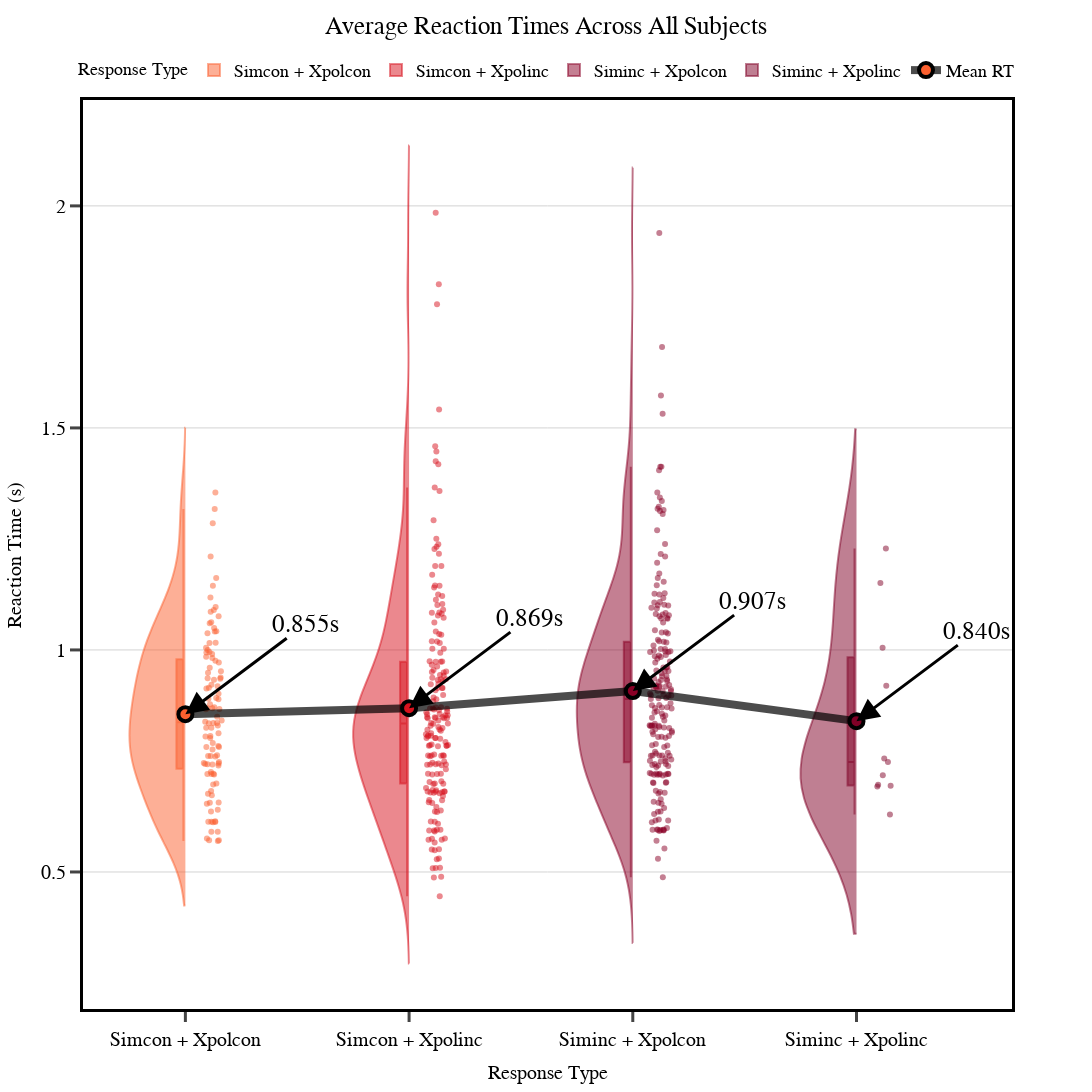

Notebook cell for this chart:
### Code cell
# Create an empty list to store all data frames
all_data = []

# Define types and their colors
types = ['Simcon + Xpolcon', 'Simcon + Xpolinc', 'Siminc + Xpolcon', 'Siminc + Xpolinc']

# Generate a colormap
cmap = plt.get_cmap('YlOrRd')  # You can choose a different colormap if you prefer
col_factor = 50
col_icept = 150
# Create the colors dictionary
type_colors = {name: f'rgba({int(cmap(i*col_factor + col_icept)[0]*255)}, {int(cmap(i*col_factor + col_icept)[1]*255)}, {int(cmap(i*col_factor + col_icept)[2]*255)}, 0.5)' 
          for i, name in enumerate(types)}

# Loop through all subjects (using the same structure as your original code)
for sub_name in all_sub_names:
# for sub_name in ["eva"]:
    sub = get_data(subject=f"sub-{sub_name}", task="ball_hue")
    
    simc_xpolc = get_rt(df=sub, sim_con=True, expol_con=True, return_df=True)["rt"]
    simc_xpoli = get_rt(df=sub, sim_con=True, expol_con=False, return_df=True)["rt"]
    simi_xpolc = get_rt(df=sub, sim_con=False, expol_con=True, return_df=True)["rt"]
    simi_xpoli = get_rt(df=sub, sim_con=False, expol_con=False, return_df=True)["rt"]
    
    # Create DataFrames without subject column - we'll aggregate across all subjects
    simc_xpolc_df = pd.DataFrame({
        'Reaction Time': simc_xpolc,
        'Type': 'Simcon + Xpolcon'
    })
    
    simc_xpoli_df = pd.DataFrame({
        'Reaction Time': simc_xpoli,
        'Type': 'Simcon + Xpolinc'
    })
    
    simi_xpolc_df = pd.DataFrame({
        'Reaction Time': simi_xpolc,
        'Type': 'Siminc + Xpolcon'
    })
    
    simi_xpoli_df = pd.DataFrame({
        'Reaction Time': simi_xpoli,
        'Type': 'Siminc + Xpolinc'
    })
    
    # Append all DataFrames to our list
    all_data.extend([simc_xpolc_df, simc_xpoli_df, simi_xpolc_df, simi_xpoli_df])

# Combine all the data into a single DataFrame
combined_data = pd.concat(all_data, ignore_index=True)

# Calculate mean reaction time for each type
type_means = combined_data.groupby('Type')['Reaction Time'].mean().to_dict()

# Create the plot
fig = go.Figure()

# Add violin plots for each type
for i, type_name in enumerate(types):
    subset = combined_data[combined_data['Type'] == type_name]
    
    fig.add_trace(go.Violin(
        x=[type_name] * len(subset),  # Use type name directly as x value
        y=subset['Reaction Time'],
        name=type_name,
        legendgroup=type_name,
        showlegend=True,
        box_visible=True,
        meanline_visible=True,
        points='all',
        jitter=0.2,
        pointpos=0.5,
        line_color=type_colors[type_name],
        side='negative',
        width=.5,
        spanmode='soft'
    ))

# Connect the means with a line
fig.add_trace(go.Scatter(
    x=types,
    y=[type_means[t] for t in types],
    mode='lines+markers',
    line=dict(color='rgba(0, 0, 0, 0.7)', width=8),
    marker=dict(
        size=14,  # Increased marker size
        color=[type_colors[t].replace('0.5', '1') for t in types],
        line=dict(color='black', width=4)
    ),
    name='Mean RT',
    hovertemplate='Mean: %{y:.3f}s<extra></extra>'
))

# Define a common font style for consistent text appearance
font_style = dict(
    family="Arial, sans-serif",
    size=20,  # Larger font size
    color="black"
)

# Update layout with enhanced text styling
fig.update_layout(
    title=dict(
        text="Average Reaction Times Across All Subjects\n\n",
        font=dict(size=25, family="Arial, sans-serif", color="black"),
        x=0.5,
        y=.985
    ),
    yaxis=dict(
        title=dict(
            text="Reaction Time (s)",
            font=font_style
        ),
        tickfont=font_style,
        tickwidth=2,
        showline=True,
        linewidth=3,
        linecolor='black'
    ),
    xaxis=dict(
        title=dict(
            text="Response Type",
            font=font_style
        ),
        tickmode='array',
        tickvals=types,
        tickfont=font_style,
        tickwidth=2,
        showline=True,
        linewidth=3,
        linecolor='black'
    ),
    legend=dict(
        orientation="h",
        yanchor="bottom",
        y=1.01,
        xanchor="center",
        x=0.5,
        font=dict(size=18, family="Arial, sans-serif"),
        borderwidth=2,
        bordercolor="White",
        title=dict(
            text="Response Type",
            font=dict(size=18, family="Arial, sans-serif")
        )
    ),
    violinmode='overlay',
    # height=1200,
    # width=1200,
    height=1200,
    width=1200,
    font=font_style,  # Default font for all other text elements
    plot_bgcolor='white',
    paper_bgcolor='white'
)

# Add annotations for the mean values
for i, type_name in enumerate(types):
    fig.add_annotation(
        x=type_name,
        y=type_means[type_name],
        text=f"{type_means[type_name]:.3f}s",
        showarrow=True,
        arrowhead=2,
        arrowsize=1.5,  # Slightly larger arrowhead
        arrowwidth=3,    # Thicker arrow
        arrowcolor='black',
        ax=120,
        ay=-90,
        font=dict(size=25, color='black', family="Arial, sans-serif")
    )

# Make the axis lines thicker
fig.update_xaxes(mirror=True, ticks='outside', tickwidth=3, ticklen=10, showgrid=False)
fig.update_yaxes(mirror=True, ticks='outside', tickwidth=3, ticklen=10, showgrid=True, gridwidth=1, gridcolor='lightgray')

fig.show()

### Figure 1 — Plotly figure (JSON) as saved in the notebook; plotly's stock layout.template omitted (floating-point values rounded to 4 significant figures; data arrays with more than 128 entries replaced by an {"elided": "..."} marker saying what was removed)
{"data": [{"box": {"visible": true}, "jitter": 0.2, "legendgroup": "Simcon + Xpolcon", "line": {"color": "rgba(252, 96, 47, 0.5)"}, "meanline": {"visible": true}, "name": "Simcon + Xpolcon", "pointpos": 0.5, "points": "all", "showlegend": true, "side": "negative", "spanmode": "soft", "type": "violin", "width": 0.5, "x": ["Simcon + Xpolcon", "Simcon + Xpolcon", "Simcon + Xpolcon", "Simcon + Xpolcon", "Simcon + Xpolcon", "Simcon + Xpolcon", "Simcon + Xpolcon", "Simcon + Xpolcon", "Simcon + Xpolcon", "Simcon + Xpolcon", "Simcon + Xpolcon", "Simcon + Xpolcon", "Simcon + Xpolcon", "Simcon + Xpolcon", "Simcon + Xpolcon", "Simcon + Xpolcon", "Simcon + Xpolcon", "Simcon + Xpolcon", "Simcon + Xpolcon", "Simcon + Xpolcon", "Simcon + Xpolcon", "Simcon + Xpolcon", "Simcon + Xpolcon", "Simcon + Xpolcon", "Simcon + Xpolcon", "Simcon + Xpolcon", "Simcon + Xpolcon", "Simcon + Xpolcon", "Simcon + Xpolcon", "Simcon + Xpolcon", "Simcon + Xpolcon", "Simcon + Xpolcon", "Simcon + Xpolcon", "Simcon + Xpolcon", "Simcon + Xpolcon", "Simcon + Xpolcon", "Simcon + Xpolcon", "Simcon + Xpolcon", "Simcon + Xpolcon", "Simcon + Xpolcon", "Simcon + Xpolcon", "Simcon + Xpolcon", "Simcon + Xpolcon", "Simcon + Xpolcon", "Simcon + Xpolcon", "Simcon + Xpolcon", "Simcon + Xpolcon", "Simcon + Xpolcon", "Simcon + Xpolcon", "Simcon + Xpolcon", "Simcon + Xpolcon", "Simcon + Xpolcon", "Simcon + Xpolcon", "Simcon + Xpolcon", "Simcon + Xpolcon", "Simcon + Xpolcon", "Simcon + Xpolcon", "Simcon + Xpolcon", "Simcon + Xpolcon", "Simcon + Xpolcon", "Simcon + Xpolcon", "Simcon + Xpolcon", "Simcon + Xpolcon", "Simcon + Xpolcon", "Simcon + Xpolcon", "Simcon + Xpolcon", "Simcon + Xpolcon", "Simcon + Xpolcon", "Simcon + Xpolcon", "Simcon + Xpolcon", "Simcon + Xpolcon", "Simcon + Xpolcon", "Simcon + Xpolcon", "Simcon + Xpolcon", "Simcon + Xpolcon", "Simcon + Xpolcon", "Simcon + Xpolcon", "Simcon + Xpolcon", "Simcon + Xpolcon", "Simcon + Xpolcon", "Simcon + Xpolcon", "Simcon + Xpolcon", "Simcon + Xpolcon", "Simcon + Xpolcon", "Simcon + Xpolcon", "Simcon + Xpolcon", "Simcon + Xpolcon", "Simcon + Xpolcon", "Simcon + Xpolcon", "Simcon + Xpolcon", "Simcon + Xpolcon", "Simcon + Xpolcon", "Simcon + Xpolcon", "Simcon + Xpolcon", "Simcon + Xpolcon", "Simcon + Xpolcon", "Simcon + Xpolcon", "Simcon + Xpolcon", "Simcon + Xpolcon", "Simcon + Xpolcon", "Simcon + Xpolcon", "Simcon + Xpolcon", "Simcon + Xpolcon", "Simcon + Xpolcon", "Simcon + Xpolcon", "Simcon + Xpolcon", "Simcon + Xpolcon", "Simcon + Xpolcon", "Simcon + Xpolcon", "Simcon + Xpolcon", "Simcon + Xpolcon", "Simcon + Xpolcon", "Simcon + Xpolcon", "Simcon + Xpolcon", "Simcon + Xpolcon", "Simcon + Xpolcon", "Simcon + Xpolcon", "Simcon + Xpolcon", "Simcon + Xpolcon", "Simcon + Xpolcon", "Simcon + Xpolcon", "Simcon + Xpolcon", "Simcon + Xpolcon", "Simcon + Xpolcon"], "y": [0.776, 0.8495, 0.6824, null, 1.042, 0.9715, 0.9998, 0.8779, 1.05, null, 1.062, 1.355, 0.9956, null, null, 0.9907, 0.9846, 0.9131, 0.9362, 1.016, 1.097, 0.841, 0.9326, 0.8916, 0.9184, 0.8903, 0.9821, 0.806, 0.8688, 0.7398, 0.7903, 0.7811, 0.8248, 0.697, 0.7627, 0.7206, 0.7441, 0.7252, 0.6729, null, null, 1.145, null, 0.8246, 1.118, 1.21, 0.9758, null, 0.9149, 0.8892, 1.038, 1.016, 0.7421, 0.5716, 0.6132, 0.6119, 0.7428, 0.5715, 0.6142, 0.5906, 0.6759, 0.6124, 0.5905, 0.5755, 0.57, 1.285, 1.005, 0.8125, 0.9597, 1.086, null, 0.9013, 0.9381, 0.871, null, 1.09, 0.7198, null, 0.8687, 0.9489, 1.042, 0.805, 0.7475, 0.9521, 0.7613, 0.8298, 0.7611, 0.8347, null, 0.6537, 0.6559, 0.7598, null, 0.6567, 0.6992, 0.8665, 0.9943, 0.784, 0.7215, 0.636, 0.613, 0.6401, null, null, 1.162, 0.743, null, 0.8672, 1.076, null, null, 0.9213, 0.7453, 1.317, 0.8018, 0.8356, 0.8384, 0.8355, 1.06, 0.9352, 0.7815, 0.7205, null, null]}, {"box": {"visible": true}, "jitter": 0.2, "legendgroup": "Simcon + Xpolinc", "line": {"color": "rgba(216, 18, 30, 0.5)"}, "meanline": {"visible": true}, "name": "Simcon + Xpolinc", "pointpos": 0.5, "points": "all", "showlegend": true, "side": "negative", "spanmode": "soft", "type": "violin", "width": 0.5, "x": {"elided": "211 str values"}, "y": {"elided": "211 float values"}}, {"box": {"visible": true}, "jitter": 0.2, "legendgroup": "Siminc + Xpolcon", "line": {"color": "rgba(137, 0, 38, 0.5)"}, "meanline": {"visible": true}, "name": "Siminc + Xpolcon", "pointpos": 0.5, "points": "all", "showlegend": true, "side": "negative", "spanmode": "soft", "type": "violin", "width": 0.5, "x": {"elided": "231 str values"}, "y": {"elided": "231 float values"}}, {"box": {"visible": true}, "jitter": 0.2, "legendgroup": "Siminc + Xpolinc", "line": {"color": "rgba(128, 0, 38, 0.5)"}, "meanline": {"visible": true}, "name": "Siminc + Xpolinc", "pointpos": 0.5, "points": "all", "showlegend": true, "side": "negative", "spanmode": "soft", "type": "violin", "width": 0.5, "x": ["Siminc + Xpolinc", "Siminc + Xpolinc", "Siminc + Xpolinc", "Siminc + Xpolinc", "Siminc + Xpolinc", "Siminc + Xpolinc", "Siminc + Xpolinc", "Siminc + Xpolinc", "Siminc + Xpolinc", "Siminc + Xpolinc", "Siminc + Xpolinc", "Siminc + Xpolinc", "Siminc + Xpolinc", "Siminc + Xpolinc", "Siminc + Xpolinc", "Siminc + Xpolinc", "Siminc + Xpolinc", "Siminc + Xpolinc", "Siminc + Xpolinc", "Siminc + Xpolinc", "Siminc + Xpolinc", "Siminc + Xpolinc", "Siminc + Xpolinc", "Siminc + Xpolinc", "Siminc + Xpolinc", "Siminc + Xpolinc", "Siminc + Xpolinc", "Siminc + Xpolinc", "Siminc + Xpolinc", "Siminc + Xpolinc", "Siminc + Xpolinc", "Siminc + Xpolinc", "Siminc + Xpolinc", "Siminc + Xpolinc", "Siminc + Xpolinc", "Siminc + Xpolinc", "Siminc + Xpolinc", "Siminc + Xpolinc", "Siminc + Xpolinc", "Siminc + Xpolinc", "Siminc + Xpolinc", "Siminc + Xpolinc", "Siminc + Xpolinc", "Siminc + Xpolinc", "Siminc + Xpolinc", "Siminc + Xpolinc", "Siminc + Xpolinc", "Siminc + Xpolinc", "Siminc + Xpolinc", "Siminc + Xpolinc", "Siminc + Xpolinc", "Siminc + Xpolinc", "Siminc + Xpolinc", "Siminc + Xpolinc", "Siminc + Xpolinc", "Siminc + Xpolinc", "Siminc + Xpolinc", "Siminc + Xpolinc", "Siminc + Xpolinc", "Siminc + Xpolinc", "Siminc + Xpolinc", "Siminc + Xpolinc", "Siminc + Xpolinc", "Siminc + Xpolinc", "Siminc + Xpolinc", "Siminc + Xpolinc", "Siminc + Xpolinc", "Siminc + Xpolinc", "Siminc + Xpolinc", "Siminc + Xpolinc", "Siminc + Xpolinc", "Siminc + Xpolinc", "Siminc + Xpolinc", "Siminc + Xpolinc", "Siminc + Xpolinc", "Siminc + Xpolinc", "Siminc + Xpolinc", "Siminc + Xpolinc", "Siminc + Xpolinc", "Siminc + Xpolinc", "Siminc + Xpolinc", "Siminc + Xpolinc", "Siminc + Xpolinc", "Siminc + Xpolinc", "Siminc + Xpolinc", "Siminc + Xpolinc", "Siminc + Xpolinc", "Siminc + Xpolinc", "Siminc + Xpolinc", "Siminc + Xpolinc", "Siminc + Xpolinc", "Siminc + Xpolinc", "Siminc + Xpolinc", "Siminc + Xpolinc", "Siminc + Xpolinc", "Siminc + Xpolinc", "Siminc + Xpolinc", "Siminc + Xpolinc", "Siminc + Xpolinc", "Siminc + Xpolinc", "Siminc + Xpolinc", "Siminc + Xpolinc", "Siminc + Xpolinc", "Siminc + Xpolinc", "Siminc + Xpolinc", "Siminc + Xpolinc", "Siminc + Xpolinc"], "y": [null, null, null, null, null, null, null, null, null, 0.7474, null, null, null, null, 1.229, null, null, null, null, null, null, null, null, null, 1.151, null, null, null, 0.9191, null, null, null, null, null, null, null, null, null, null, null, null, null, null, null, null, null, null, null, null, null, null, null, null, null, null, null, null, null, null, null, null, null, null, null, null, null, null, null, null, null, null, null, null, null, null, null, null, 0.6924, null, null, null, 0.6963, 0.7179, 0.694, 0.7554, 0.6297, null, null, 1.005, null, null, null, null, null, null, null, null, null, null, null, null, null, null, null, null, null, null]}, {"hovertemplate": "Mean: %{y:.3f}s<extra></extra>", "line": {"color": "rgba(0, 0, 0, 0.7)", "width": 8}, "marker": {"color": ["rgba(252, 96, 47, 1)", "rgba(216, 18, 30, 1)", "rgba(137, 0, 38, 1)", "rgba(128, 0, 38, 1)"], "line": {"color": "black", "width": 4}, "size": 14}, "mode": "lines+markers", "name": "Mean RT", "type": "scatter", "x": ["Simcon + Xpolcon", "Simcon + Xpolinc", "Siminc + Xpolcon", "Siminc + Xpolinc"], "y": [0.8552, 0.8689, 0.9074, 0.8396]}], "layout": {"annotations": [{"arrowcolor": "black", "arrowhead": 2, "arrowsize": 1.5, "arrowwidth": 3, "ax": 120, "ay": -90, "font": {"color": "black", "family": "Arial, sans-serif", "size": 25}, "showarrow": true, "text": "0.855s", "x": "Simcon + Xpolcon", "y": 0.8552}, {"arrowcolor": "black", "arrowhead": 2, "arrowsize": 1.5, "arrowwidth": 3, "ax": 120, "ay": -90, "font": {"color": "black", "family": "Arial, sans-serif", "size": 25}, "showarrow": true, "text": "0.869s", "x": "Simcon + Xpolinc", "y": 0.8689}, {"arrowcolor": "black", "arrowhead": 2, "arrowsize": 1.5, "arrowwidth": 3, "ax": 120, "ay": -90, "font": {"color": "black", "family": "Arial, sans-serif", "size": 25}, "showarrow": true, "text": "0.907s", "x": "Siminc + Xpolcon", "y": 0.9074}, {"arrowcolor": "black", "arrowhead": 2, "arrowsize": 1.5, "arrowwidth": 3, "ax": 120, "ay": -90, "font": {"color": "black", "family": "Arial, sans-serif", "size": 25}, "showarrow": true, "text": "0.840s", "x": "Siminc + Xpolinc", "y": 0.8396}], "font": {"color": "black", "family": "Arial, sans-serif", "size": 20}, "height": 1200, "legend": {"bordercolor": "White", "borderwidth": 2, "font": {"family": "Arial, sans-serif", "size": 18}, "orientation": "h", "title": {"font": {"family": "Arial, sans-serif", "size": 18}, "text": "Response Type"}, "x": 0.5, "xanchor": "center", "y": 1.01, "yanchor": "bottom"}, "paper_bgcolor": "white", "plot_bgcolor": "white", "title": {"font": {"color": "black", "family": "Arial, sans-serif", "size": 25}, "text": "Average Reaction Times Across All Subjects\n\n", "x": 0.5, "y": 0.985}, "violinmode": "overlay", "width": 1200, "xaxis": {"linecolor": "black", "linewidth": 3, "mirror": true, "showgrid": false, "showline": true, "tickfont": {"color": "black", "family": "Arial, sans-serif", "size": 20}, "ticklen": 10, "tickmode": "array", "ticks": "outside", "tickvals": ["Simcon + Xpolcon", "Simcon + Xpolinc", "Siminc + Xpolcon", "Siminc + Xpolinc"], "tickwidth": 3, "title": {"font": {"color": "black", "family": "Arial, sans-serif", "size": 20}, "text": "Response Type"}}, "yaxis": {"gridcolor": "lightgray", "gridwidth": 1, "linecolor": "black", "linewidth": 3, "mirror": true, "showgrid": true, "showline": true, "tickfont": {"color": "black", "family": "Arial, sans-serif", "size": 20}, "ticklen": 10, "ticks": "outside", "tickwidth": 3, "title": {"font": {"color": "black", "family": "Arial, sans-serif", "size": 20}, "text": "Reaction Time (s)"}}}}
